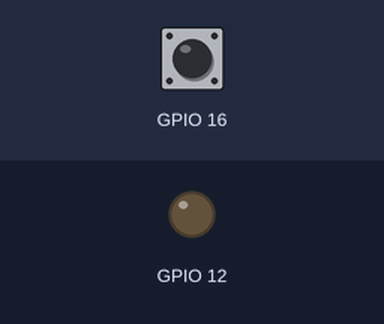
This program was run on a simulated Raspberry Pi (BCM pin numbers). On the bench: output pins drawn as LEDs (lit = HIGH). The test bench sets the inputs (shaded band); at power-on: GPIO 16 HIGH.

Above: at 1.2 s.
1.3 s: GPIO 16 pulled LOW for 0.15 s
At 2.1 s:
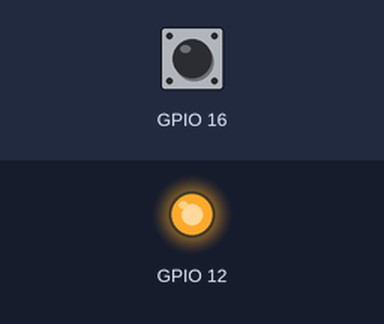
4.4 s: GPIO 16 pulled LOW for 1 s
At 7.9 s:
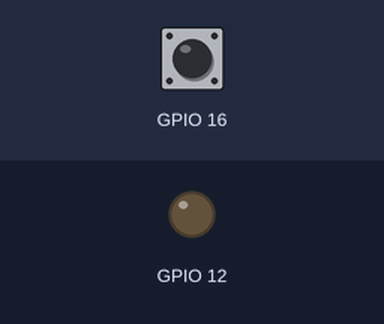
8.4 s: GPIO 16 pulled LOW for 3.2 s
At 8.7 s:
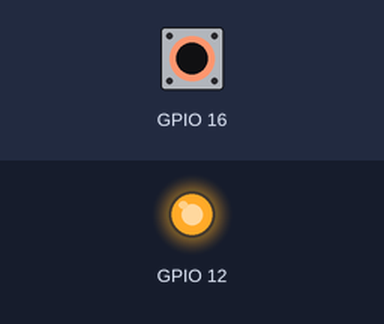
Timing chart, 0 to 15.9 s (numbered marks = the images above; inputs shaded):
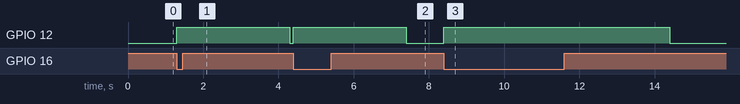

The program:

Challenge2.2.py
```python
import RPi.GPIO as GPIO
import time

GPIO.setmode(GPIO.BCM)
GPIO.setwarnings(False)

# Knopf
GPIO.setup(16, GPIO.IN, pull_up_down=GPIO.PUD_UP)

# LED
GPIO.setup(12, GPIO.OUT)


while True:
    if GPIO.input(16) == False:
        GPIO.output(12, True)
        time.sleep(3)
        GPIO.output(12, False)
```

Measured:
- after the input at 1.3 s, GPIO 12: LOW → HIGH at once, → LOW 3.0 s later
- after the input at 4.4 s, GPIO 12: LOW → HIGH at once, → LOW 3.0 s later
- after the input at 8.4 s, GPIO 12: LOW → HIGH at once, → LOW 6.0 s later
